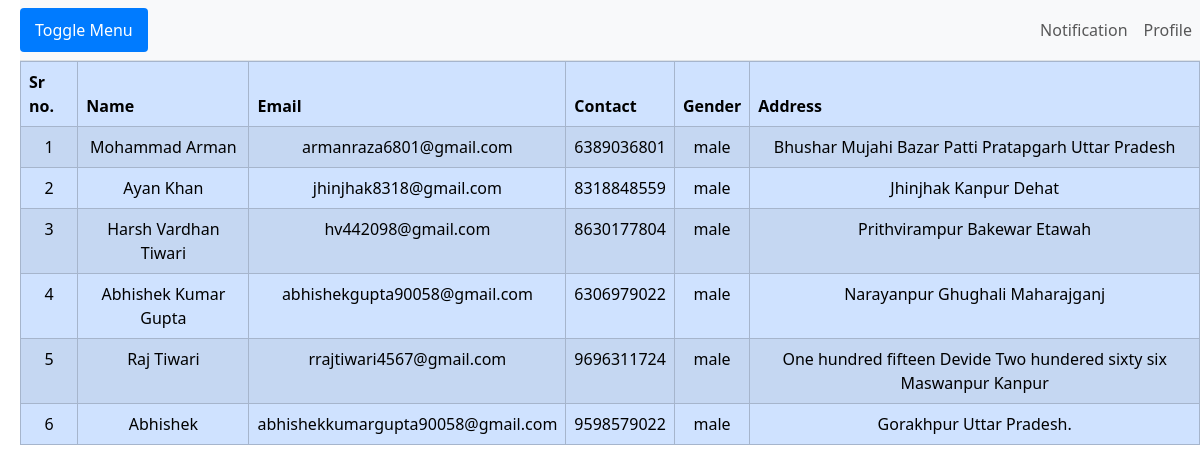
The app's page /admin/show-users.php (signed in) with its own data.
### tables this page shows
CREATE TABLE `register` (
  `name` varchar(80) NOT NULL,
  `email` varchar(80) NOT NULL,
  `contact` varchar(20) NOT NULL,
  `password` varchar(20) NOT NULL,
  `user_type` varchar(10) NOT NULL,
  `gender` varchar(20) NOT NULL,
  `address` varchar(100) NOT NULL,
  `image` varchar(800) NOT NULL
);

### admin/show-users.php (the view, shortened to what this page needs)
<!DOCTYPE html>
<html lang="en">
<head>
    <?php include("../cdn.php")?>
</head>
<body>
    <div id="wrapper">
        <div id="page-content-wrapper">
            <nav class="navbar navbar-expand-lg navbar-light bg-light border-bottom">
                <label for="menu-toggle" class="toggle-btn">Toggle Menu</label>
                <div class="collapse navbar-collapse">
                    <ul class="navbar-nav ms-auto">
                        <li class="nav-item">
                            <a href="#" class="nav-link">Notification</a>
                        </li>
                        <li class="nav-item">
                            <a href="profile.php" class="nav-link">Profile</a>
                        </li>
                    </ul>
                </div>
            </nav>
            <div class="container-fluid p-0">
                        <table class="table table-bordered table-striped table-hover table-primary">
                            <thead>
                                <th>Sr no.</th>
                                <th>Name</th>
                                <th>Email</th>
                                <th>Contact</th>
                                <th>Gender</th>
                                <th>Address</th>
                            </thead>
                            <tbody>
                                <?php
                                    include("../connection.php");
                                    $sql="select * from register where user_type='user'";
                                    $res=mysqli_query($con,$sql);
                                    if(mysqli_num_rows($res)>0)
                                    {
                                        $i=1;
                                        while($r=mysqli_fetch_assoc($res))
                                        {
                                            echo"
                                                <tr align='center'>
                                                    <td>".$i."</td>
                                                    <td>".$r['name']."</td>
                                                    <td>".$r['email']."</td>
                                                    <td>".$r['contact']."</td>
                                                    <td>".$r['gender']."</td>
                                                    <td>".$r['address']."</td>
                                                </tr>";
                                                $i++;
                                        }
                                    }
                                ?>
                            </tbody>
                        </table>
            </div>
        </div>
    </div>
</body>
</html>

### admin/show-users.php (style rules this page uses)
#wrapper { display: flex; min-height: 100vh; transition: all 0.3s ease; }
#page-content-wrapper { margin-left: 0; padding-left: 20px; width: 100%; transition: margin-left 0.3s ease; }
.toggle-btn { display: inline-block; background-color: #007bff; color: white; padding: 10px 15px; border-radius: 4px; cursor: pointer; }

### records on screen
register: name "Mohammad Arman", email "armanraza6801@gmail.com", contact "6389036801", gender "male", address "Bhushar Mujahi Bazar Patti Pratapgarh Uttar Pradesh"
register: name "Ayan Khan", email "jhinjhak8318@gmail.com", contact "8318848559", gender "male", address "Jhinjhak Kanpur Dehat"
register: name "Harsh Vardhan Tiwari", email "hv442098@gmail.com", contact "8630177804", gender "male", address "Prithvirampur Bakewar Etawah"
register: name "Abhishek Kumar Gupta", email "abhishekgupta90058@gmail.com", contact "6306979022", gender "male", address "Narayanpur Ghughali Maharajganj"
register: name "Raj Tiwari", email "rrajtiwari4567@gmail.com", contact "9696311724", gender "male", address "One hundred fifteen Devide Two hundered sixty six Maswanpur Kanpur"
register: name "Abhishek", email "abhishekkumargupta90058@gmail.com", contact "9598579022", gender "male", address "Gorakhpur Uttar Pradesh."
